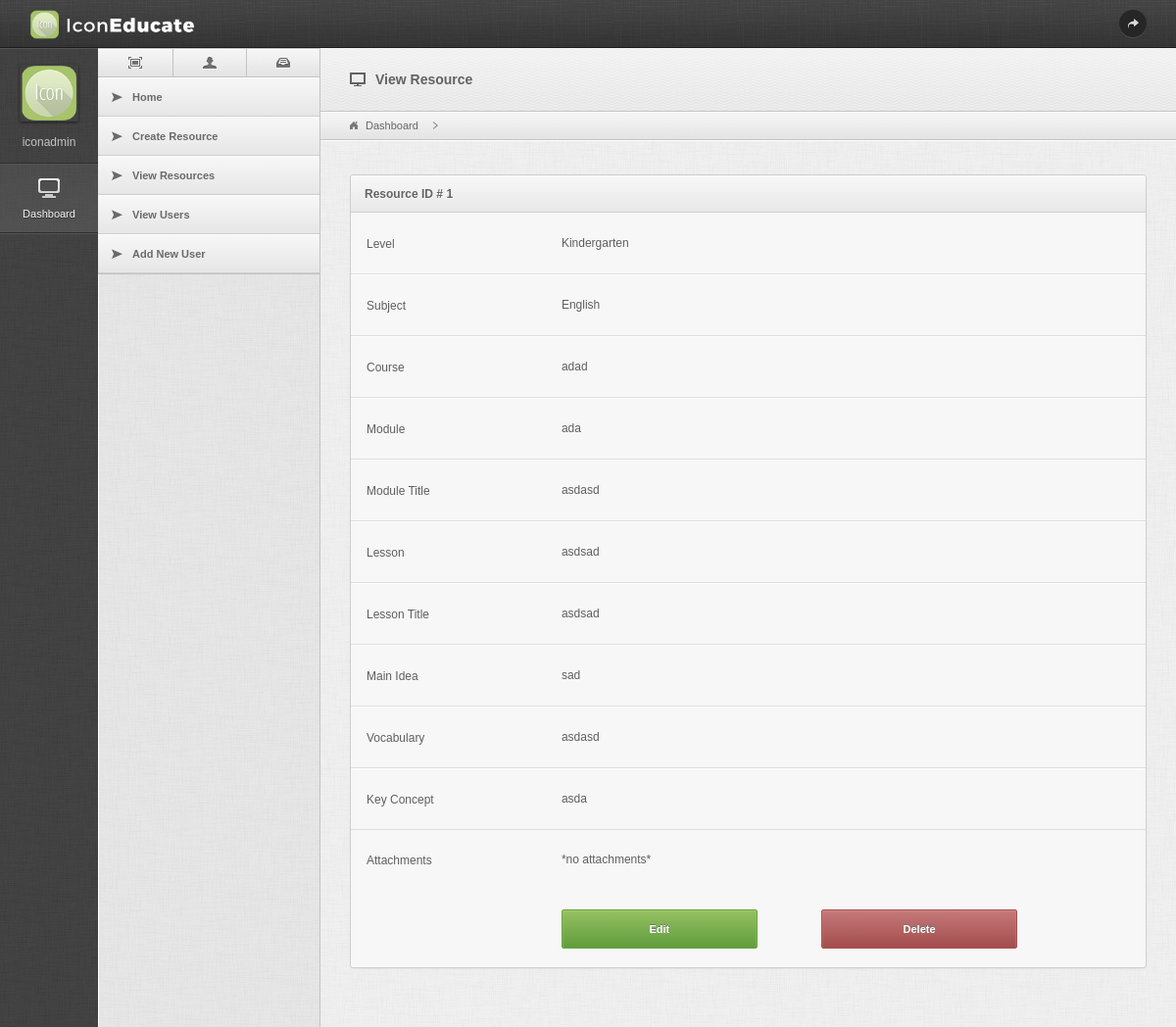
The page /view-resource.php?rid=1 (signed in) on the database its author committed.
### tables this page shows
CREATE TABLE `tab_resources` (
  `id` int(11) NOT NULL,
  `level` varchar(100) NOT NULL,
  `subject` varchar(100) NOT NULL,
  `course` varchar(100) NOT NULL,
  `module` varchar(100) NOT NULL,
  `module_title` varchar(100) NOT NULL,
  `lesson` varchar(100) NOT NULL,
  `lesson_title` varchar(500) NOT NULL,
  `main_idea` varchar(2000) NOT NULL,
  `vocabulary` varchar(1000) NOT NULL,
  `key_concept` varchar(1000) NOT NULL,
  `attachments` varchar(1000) NOT NULL,
  `created_date` varchar(500) NOT NULL
);

### view-resource.php (the view, shortened to what this page needs)
<?php
include_once('connect.php');
$checkDel = "0";
if(isset($_GET['rid'])) {
    $rid = $_GET['rid'];
    $level = "";
    $subject = "";
    $course = "";
    $module = "";
    $moduletitle = "";
    $lesson = "";
    $lessontitle = "";
    $mainidea = "";
    $vocabulary = "";
    $keyconcept = "";
    $attach = "";
    $sql="SELECT * FROM tab_resources where id='$rid' ";
    if($result=mysqli_query($con,$sql)) {
        $row=mysqli_fetch_assoc($result);
        $level = $row['level'];
        $subject = $row['subject'];
        $course = $row['course'];
        $module = $row['module'];
        $moduletitle = $row['module_title'];
        $lesson = $row['lesson'];
        $lessontitle = $row['lesson_title'];
        $mainidea = $row['main_idea'];
        $vocabulary = $row['vocabulary'];
        $keyconcept = $row['key_concept'];
        $attach = $row['attachments'];
    }
}
else {
    header("Location: login.php");
}
?>
<!DOCTYPE html PUBLIC "-//W3C//DTD XHTML 1.0 Transitional//EN" "http://www.w3.org/TR/xhtml1/DTD/xhtml1-transitional.dtd">
<html xmlns="http://www.w3.org/1999/xhtml">
<head>
    <link href="css/styles.css" rel="stylesheet" type="text/css" />
</head>
<body>
    <div id="top">
        <div class="wrapper">
            <a href="#" title="" class="logo"><img src="images/img_logo.png" style="height: 30px;" alt="" /></a>
            <div class="topNav">
                <ul class="userNav">
                    <li><a href="logout.php" title="" class="logout"></a></li>
                </ul>
            </div>
        </div>
    </div>
    <div id="sidebar">
        <div class="mainNav">
            <div class="user">
                <a title="" class="leftUserDrop"><img src="images/ie_logo.png" alt="" width="60px" /></a><span><?php echo $_SESSION['username']; ?></span>
            </div>
            <ul class="nav">
                <li><a href="index.php" title="" class="active"><img src="images/icons/mainnav/dashboard.png" alt="" /><span>Dashboard</span></a>
                </li>
            </ul>
        </div>
        <div class="secNav">
            <div class="secWrapper">
                <div id="tab-container" class="tab-container">
                    <ul class="iconsLine ic3 etabs">
                        <li><a href="#general" title=""><span class="icos-fullscreen"></span></a></li>
                        <li><a href="#alt1" title=""><span class="icos-user"></span></a></li>
                        <li><a href="#alt2" title=""><span class="icos-archive"></span></a></li>
                    </ul>
                    <div id="general">
                        <ul class="subNav">
                            <?php if($_SESSION['type'] == '1') { ?>
                            <li><a href="index.php" title=""><span class="icon-arrow-right-6"></span>Home</a></li>
                            <li><a href="create-resource.php" title=""><span class="icon-arrow-right-6"></span>Create Resource</a></li>
                            <li><a href="search.php" title=""><span class="icon-arrow-right-6"></span>View Resources</a></li>
                            <li><a href="viewusers.php" title=""><span class="icon-arrow-right-6"></span>View Users</a></li>
                            <li><a href="adduser.php" title=""><span class="icon-arrow-right-6"></span>Add New User</a></li>
                            <?php } else if($_SESSION['type'] == '0') { ?>
                            <li><a href="index.php" title="" ><span class="icon-arrow-right-6"></span>Home</a></li>
                            <li><a href="create-resource.php" title=""><span class="icon-arrow-right-6"></span>Create Resource</a></li>
                            <li><a href="search.php" title=""><span class="icon-arrow-right-6"></span>View Resources</a></li>
                            <?php } ?>
                        </ul>
                    </div>
                </div>
            </div>
        </div>
    </div>
    <div id="content">
        <div class="contentTop">
            <span class="pageTitle"><span class="icon-screen"></span>View Resource</span>
        </div>
        <div class="breadLine">
            <div class="bc">
                <ul id="breadcrumbs" class="breadcrumbs">
                    <li><a href="index.php">Dashboard</a></li>
                </ul>
            </div>
       </div>
       <div class="wrapper">
        <?php
        if($checkDel == "0") {
            ?>
            <form action="" method="POST" class="main" enctype="multipart/form-data" name="resource_form" onsubmit="return confirmDelete();">
                <fieldset>
                    <div class="widget fluid">
                        <div class="whead"><h6>Resource ID # <?php echo $rid; ?></h6><div class="clear"></div></div>
                        <div class="formRow">
                            <div class="grid3"><label>Level</label></div>
                            <div class="grid9" style="text-transform: capitalize;">
                                <?php echo $level; ?>
                            </div>
                        </div>
                        <div class="formRow">
                            <div class="grid3"><label>Subject</label></div>
                            <div class="grid9" style="text-transform: capitalize;">
                                <?php echo $subject; ?>
                            </div>
                        </div>
                        <div class="formRow">
                            <div class="grid3"><label>Course</label></div>
                            <div class="grid9">
                                <?php echo $course; ?>
                            </div>
                        </div>
                        <div class="formRow">
                            <div class="grid3"><label>Module</label></div>
                            <div class="grid9">
                                <?php echo $module; ?>
                            </div>
                        </div>
                        <div class="formRow">
                            <div class="grid3"><label>Module Title</label></div>
                            <div class="grid9">
                                <?php echo $moduletitle; ?>
                            </div>
                        </div>
                        <div class="formRow">
                            <div class="grid3"><label>Lesson</label></div>
                            <div class="grid9">
                                <?php echo $lesson; ?>
                            </div>
                        </div>
                        <div class="formRow">
                            <div class="grid3"><label>Lesson Title</label></div>
                            <div class="grid9">
                                <?php echo $lessontitle; ?>
                            </div>
                        </div>
                        <div class="formRow">
                            <div class="grid3"><label>Main Idea</label></div>
                            <div class="grid9">
                                <?php echo $mainidea; ?>
                            </div>
                        </div>
                        <div class="formRow">
                            <div class="grid3"><label>Vocabulary</label></div>
                            <div class="grid9">
                                <?php echo $vocabulary; ?>
                            </div>
                        </div>
                        <div class="formRow">
                            <div class="grid3"><label>Key Concept</label></div>
                            <div class="grid9">
                                <?php echo $keyconcept; ?>
                            </div>
                        </div>
                        <div class="formRow" style="border: 0px !important;">
                            <div class="grid3"><label>Attachments</label></div>
                            <div class="grid9" >
                                <?php
                                $stratt = substr($attach, 0, -1);
                                $attarr =  explode(',',$stratt);
                                foreach ($attarr as $att) {
                                    $sa="SELECT * FROM attachments where aid='$att' ";
                                    if($re=mysqli_query($con,$sa)) {
                                        $rw=mysqli_fetch_assoc($re);
                                        if( $rw['filename'] != "") {
                                            echo "-".$rw['filename'];
                                            echo "<a href='files/".$rw['filename']."' target='pdf-frame' class='buttonS bGreen' style='font-size:12px;padding:2px;margin-left:20px;'> View </a> ";
                                            if($_SESSION['type'] == "1" ) {
                                                echo "<a href='files/".$rw['filename']."' class='buttonS bBlue' style='font-size:12px;padding:2px;margin-left:20px;' download> Download </a>";
                                            }
                                        } else {
                                            echo "*no attachments*";
                                        }
                                    }
                                    echo "<br><br>";
                                }
                                ?>
                            </div>
                        </div>
                        <?php if($_SESSION['type'] == "1") { ?>
                        <div class="formRow" style="border: 0px !important;margin-top: -20px;">
                            <div class="grid3"><label></label></div>
                            <div class="grid4">
                                <a href="edit-resource.php?rid=<?php echo $_GET['rid']; ?>" >
                                    <input type="button" name="submit" value="Edit" class="buttonL bGreen" style="width: 200px;height:40px;" />
                                </a>
                            </div>
                            <div class="grid4">
                                <input type="submit" name="delete" value="Delete" class="buttonL bRed" style="width: 200px;height:40px;" />
                            </div>
                        </div>
                        <?php } ?>
                    </div>
                </fieldset>
            </form>
            <?php } ?>
       </div>
   </div>
</body>
</html>

### rows shown on the page
tab_resources: level "Kindergarten", subject "English", course "adad", module "ada", module_title "asdasd", lesson "asdsad", lesson_title "asdsad", main_idea "sad", vocabulary "asdasd", key_concept "asda"

### other values the page prints
$_SESSION['username'] "iconadmin"
$rid "1"
